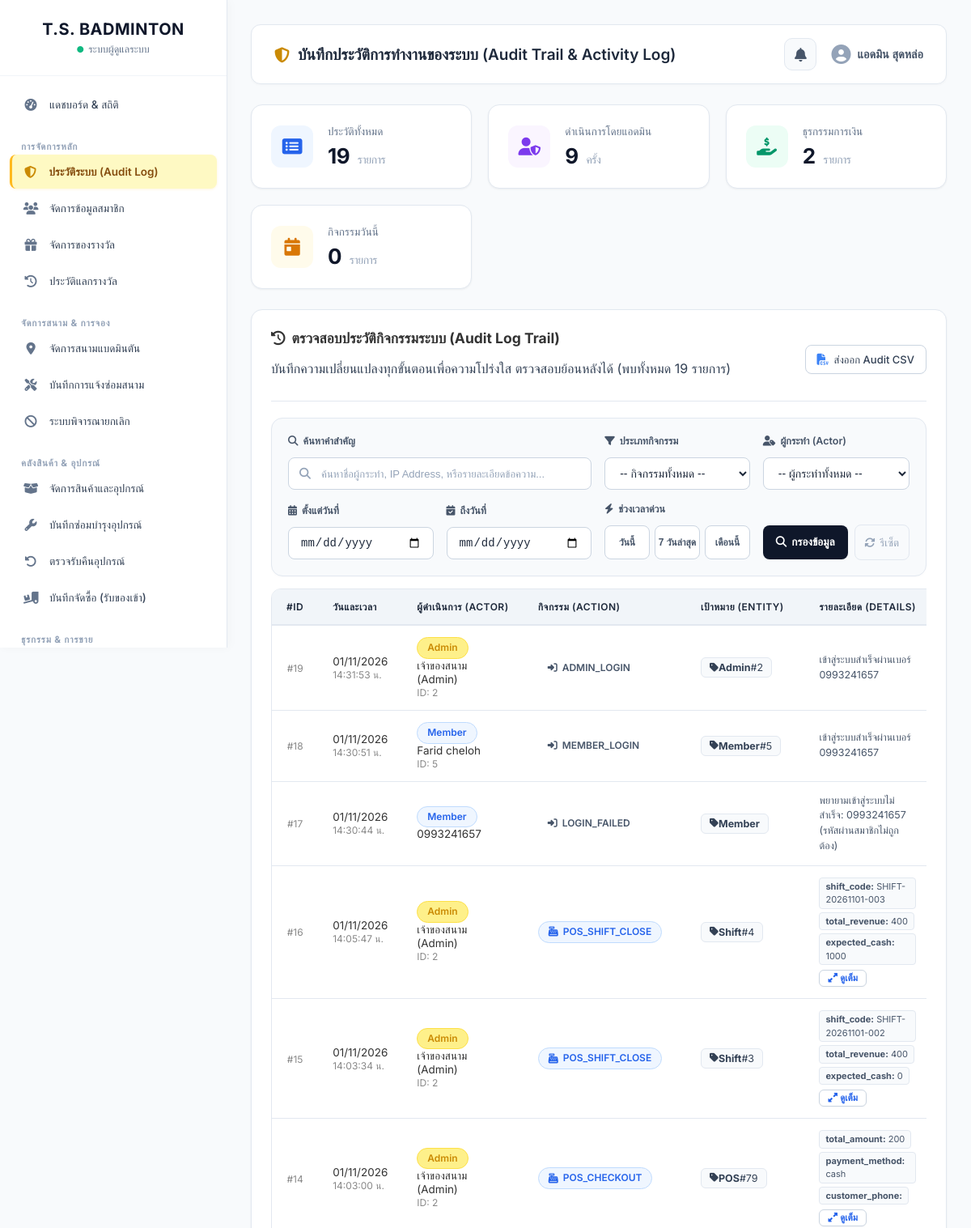
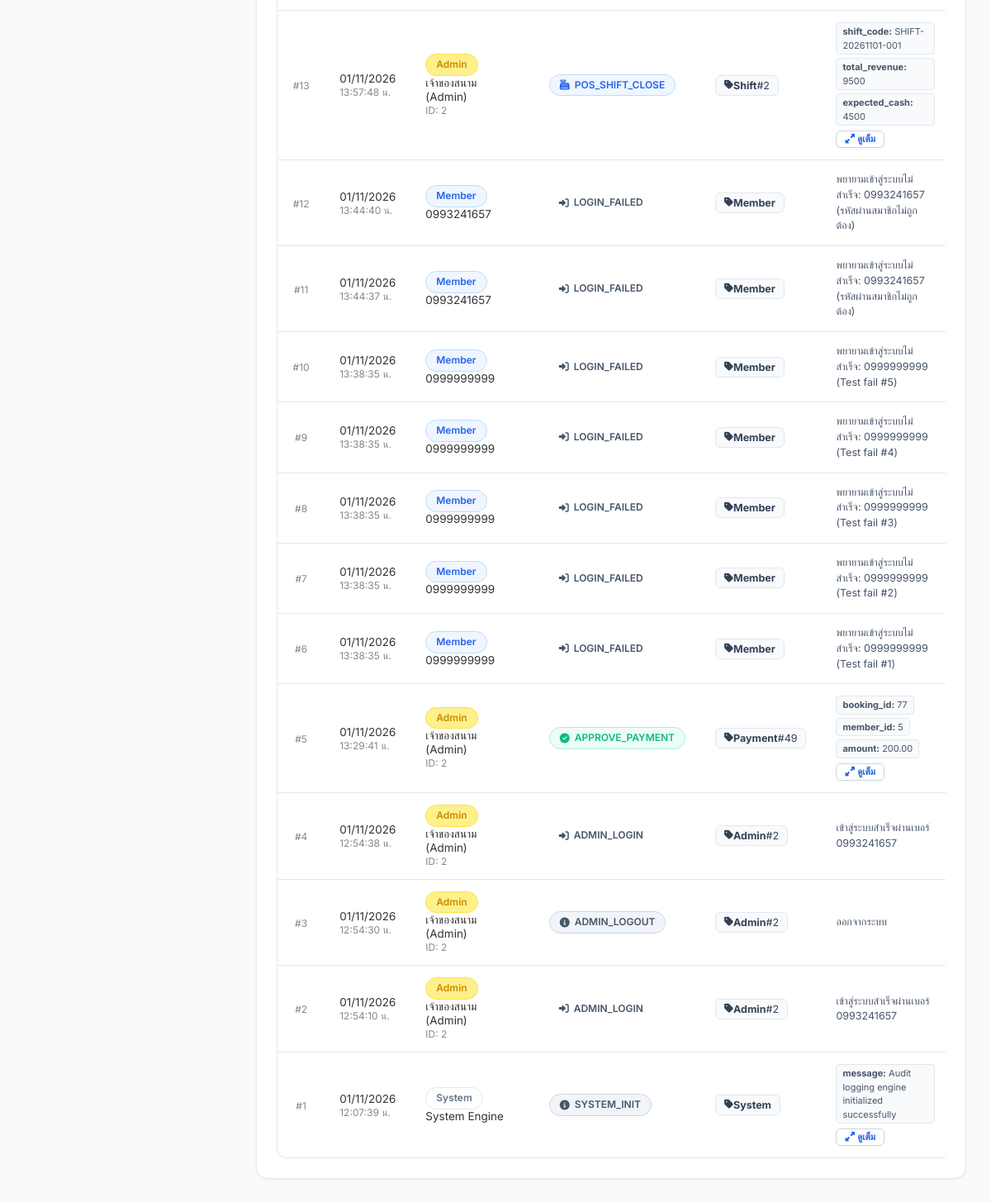
The app's page /admin/audit_logs.php (signed in) with its own data (2 pictures, top to bottom).
### tables this page shows
CREATE TABLE `audit_log` (
  `log_id` int(11) NOT NULL AUTO_INCREMENT,
  `actor_type` enum('Admin','Member','System') NOT NULL DEFAULT 'System',
  `actor_id` int(11) DEFAULT NULL,
  `actor_name` varchar(100) DEFAULT NULL,
  `action` varchar(100) NOT NULL,
  `entity_type` varchar(50) NOT NULL,
  `entity_id` int(11) DEFAULT NULL,
  `details` text DEFAULT NULL,
  `ip_address` varchar(45) DEFAULT NULL,
  `user_agent` varchar(255) DEFAULT NULL,
  `created_at` datetime DEFAULT current_timestamp(),
  PRIMARY KEY (`log_id`),
  KEY `idx_actor` (`actor_type`,`actor_id`),
  KEY `idx_action` (`action`),
  KEY `idx_entity` (`entity_type`,`entity_id`),
  KEY `idx_created_at` (`created_at`)
);

### admin/audit_logs.php (the view, shortened to what the rows shown need)
<?php
require_once 'includes/auth_check.php';
$page = max(1, intval($_GET['page'] ?? 1));
$limit = 20;
$offset = ($page - 1) * $limit;
$where_clauses = ["1=1"];
$where_sql = implode(' AND ', $where_clauses);
try {
    $sql_logs = "
        SELECT * FROM Audit_Log
        WHERE $where_sql
        ORDER BY created_at DESC, log_id DESC
        LIMIT :limit OFFSET :offset
    ";
    $stmt_logs = $conn->prepare($sql_logs);
    $stmt_logs->bindValue(':limit', $limit, PDO::PARAM_INT);
    $stmt_logs->bindValue(':offset', $offset, PDO::PARAM_INT);
    $stmt_logs->execute();
    $logs = $stmt_logs->fetchAll(PDO::FETCH_ASSOC);
} catch (PDOException $e) {
    $_SESSION['error'] = "เกิดข้อผิดพลาดในการโหลด Audit Log: " . $e->getMessage();
    $logs = [];
    $filtered_total = 0;
    $total_pages = 1;
}
include 'includes/header.php';
?>
<div class="admin-card">
    <div class="table-responsive">
        <table class="admin-table table-audit-logs">
            <thead>
                <tr>
                    <th width="70" class="text-center">#ID</th>
                    <th width="140">วันและเวลา</th>
                    <th width="170">ผู้ดำเนินการ (Actor)</th>
                    <th width="180">กิจกรรม (Action)</th>
                    <th width="140">เป้าหมาย (Entity)</th>
                    <th>รายละเอียด (Details)</th>
                </tr>
            </thead>
            <tbody>
                <?php if (empty($logs)): ?>
                    <tr>
                        <td colspan="7" class="text-center py-40">
                            <div class="table-empty-container">
                                <div class="empty-icon-circle">
                                    <i class="fas fa-search-minus"></i>
                                </div>
                                <h5 class="empty-title">ไม่พบรายการประวัติการทำงานตามเงื่อนไขที่เลือก</h5>
                                <p class="empty-desc">ไม่มีข้อมูลที่ตรงกับตัวกรองที่คุณกำหนด ลองปรับเปลี่ยนเงื่อนไขหรือคลิกล้างตัวกรอง</p>
                                <a href="audit_logs.php" class="btn-empty-reset">
                                    <i class="fas fa-redo-alt mr-6"></i> ล้างตัวกรองทั้งหมด
                                </a>
                            </div>
                        </td>
                    </tr>
                <?php else: ?>
                    <?php foreach ($logs as $log): ?>
                        <?php
                            $badge_class = 'badge-secondary';
                            $action_icon = 'fas fa-info-circle';
                            $act = $log['action'];
                            if (strpos($act, 'APPROVE') !== false || strpos($act, 'SUCCESS') !== false) {
                                $badge_class = 'badge-success';
                                $action_icon = 'fas fa-check-circle';
                            } elseif (strpos($act, 'REJECT') !== false || strpos($act, 'DELETE') !== false || strpos($act, 'CANCEL') !== false) {
                                $badge_class = 'badge-danger';
                                $action_icon = 'fas fa-times-circle';
                            } elseif (strpos($act, 'POS') !== false || strpos($act, 'PAYMENT') !== false) {
                                $badge_class = 'badge-info';
                                $action_icon = 'fas fa-cash-register';
                            } elseif (strpos($act, 'UPDATE') !== false || strpos($act, 'EDIT') !== false || strpos($act, 'POINT') !== false) {
                                $badge_class = 'badge-warning';
                                $action_icon = 'fas fa-edit';
                            } elseif (strpos($act, 'LOGIN') !== false) {
                                $badge_class = 'badge-primary';
                                $action_icon = 'fas fa-sign-in-alt';
                            }
                            $actor_badge = 'badge-outline';
                            if ($log['actor_type'] === 'Admin') $actor_badge = 'badge-gold';
                            elseif ($log['actor_type'] === 'Member') $actor_badge = 'badge-info';
                        ?>
                        <tr>
                            <td class="text-center"><span class="text-small-muted font-weight-600">#<?php echo $log['log_id']; ?></span></td>
                            <td>
                                <div class="font-weight-600 text-dark"><?php echo date('d/m/Y', strtotime($log['created_at'])); ?></div>
                                <small class="text-small-muted"><?php echo date('H:i:s น.', strtotime($log['created_at'])); ?></small>
                            </td>
                            <td>
                                <div class="d-flex align-items-center gap-6">
                                    <span class="badge <?php echo $actor_badge; ?> font-11">
                                        <?php echo htmlspecialchars($log['actor_type']); ?>
                                    </span>
                                </div>
                                <div class="font-weight-600 text-dark mt-2">
                                    <?php echo htmlspecialchars($log['actor_name'] ?: 'N/A'); ?>
                                </div>
                                <?php if (!empty($log['actor_id'])): ?>
                                    <small class="text-small-muted">ID: <?php echo $log['actor_id']; ?></small>
                                <?php endif; ?>
                            </td>
                            <td>
                                <span class="badge <?php echo $badge_class; ?> d-inline-flex align-items-center gap-4">
                                    <i class="<?php echo $action_icon; ?>"></i> <?php echo htmlspecialchars($log['action']); ?>
                                </span>
                            </td>
                            <td>
                                <span class="entity-chip">
                                    <i class="fas fa-tag font-11 text-muted mr-4"></i>
                                    <strong><?php echo htmlspecialchars($log['entity_type']); ?></strong>
                                    <?php if (!empty($log['entity_id'])): ?>
                                        <span class="text-muted ml-2">#<?php echo $log['entity_id']; ?></span>
                                    <?php endif; ?>
                                </span>
                            </td>
                            <td>
                                <?php
                                    $raw_details = $log['details'] ?? '';
                                    $is_json = false;
                                    $json_data = json_decode($raw_details, true);
                                    if (is_array($json_data)) {
                                        $is_json = true;
                                    }
                                ?>
                                <div class="audit-details-preview">
                                    <?php if ($is_json): ?>
                                        <div class="json-summary">
                                            <?php foreach (array_slice($json_data, 0, 3) as $k => $v): ?>
                                                <span class="json-pill">
                                                    <strong><?php echo htmlspecialchars($k); ?>:</strong>
                                                    <?php echo htmlspecialchars(is_array($v) ? json_encode($v) : strval($v)); ?>
                                                </span>
                                            <?php endforeach; ?>
                                        </div>
                                        <button type="button" class="btn-view-details"
                                                data-json="<?php echo htmlspecialchars($raw_details, ENT_QUOTES, 'UTF-8'); ?>"
                                                data-action="<?php echo htmlspecialchars($log['action']); ?>"
                                                data-actor="<?php echo htmlspecialchars($log['actor_name'] ?? ''); ?>"
                                                data-time="<?php echo date('d/m/Y H:i:s', strtotime($log['created_at'])); ?>"
                                                onclick="showAuditModal(this)">
                                            <i class="fas fa-expand-alt mr-4"></i> ดูเต็ม
                                        </button>
                                    <?php else: ?>
                                        <span class="text-truncate-2"><?php echo htmlspecialchars($raw_details ?: '-'); ?></span>
                                    <?php endif; ?>
                                </div>
                            </td>
                        </tr>
                    <?php endforeach; ?>
                <?php endif; ?>
            </tbody>
        </table>
    </div>
</div>
<?php include 'includes/footer.php'; ?>

### records on screen
audit_log: log_id "19", created_at "01/11/2026", created_at "14:31:53 น.", actor_type "Admin", actor_name "เจ้าของสนาม (Admin)", actor "2", action "ADMIN_LOGIN", entity_type "Admin", entity "2", details "เข้าสู่ระบบสำเร็จผ่านเบอร์ 0993241657"
audit_log: log_id "18", created_at "01/11/2026", created_at "14:30:51 น.", actor_type "Member", actor_name "Farid cheloh", actor "5", action "MEMBER_LOGIN", entity_type "Member", entity "5", details "เข้าสู่ระบบสำเร็จผ่านเบอร์ 0993241657"
audit_log: log_id "17", created_at "01/11/2026", created_at "14:30:44 น.", actor_type "Member", actor_name "0993241657", action "LOGIN_FAILED", entity_type "Member", details "พยายามเข้าสู่ระบบไม่สำเร็จ: 0993241657 (รหัสผ่านสมาชิกไม่ถูกต้อง)"
audit_log: log_id "16", created_at "01/11/2026", created_at "14:05:47 น.", actor_type "Admin", actor_name "เจ้าของสนาม (Admin)", actor "2", action "POS_SHIFT_CLOSE", entity_type "Shift", entity "4", k "shift_code", details "SHIFT-20261101-003", k "total_revenue", details "400", k "expected_cash", details "1000"
audit_log: log_id "15", created_at "01/11/2026", created_at "14:03:34 น.", actor_type "Admin", actor_name "เจ้าของสนาม (Admin)", actor "2", action "POS_SHIFT_CLOSE", entity_type "Shift", entity "3", k "shift_code", details "SHIFT-20261101-002", k "total_revenue", details "400", k "expected_cash", details "0"
audit_log: log_id "14", created_at "01/11/2026", created_at "14:03:00 น.", actor_type "Admin", actor_name "เจ้าของสนาม (Admin)", actor "2", action "POS_CHECKOUT", entity_type "POS", entity "79", k "total_amount", details "200", k "payment_method", details "cash", k "customer_phone"
audit_log: log_id "13", created_at "01/11/2026", created_at "13:57:48 น.", actor_type "Admin", actor_name "เจ้าของสนาม (Admin)", actor "2", action "POS_SHIFT_CLOSE", entity_type "Shift", entity "2", k "shift_code", details "SHIFT-20261101-001", k "total_revenue", details "9500", k "expected_cash", details "4500"
audit_log: log_id "12", created_at "01/11/2026", created_at "13:44:40 น.", actor_type "Member", actor_name "0993241657", action "LOGIN_FAILED", entity_type "Member", details "พยายามเข้าสู่ระบบไม่สำเร็จ: 0993241657 (รหัสผ่านสมาชิกไม่ถูกต้อง)"
audit_log: log_id "11", created_at "01/11/2026", created_at "13:44:37 น.", actor_type "Member", actor_name "0993241657", action "LOGIN_FAILED", entity_type "Member", details "พยายามเข้าสู่ระบบไม่สำเร็จ: 0993241657 (รหัสผ่านสมาชิกไม่ถูกต้อง)"
audit_log: log_id "10", created_at "01/11/2026", created_at "13:38:35 น.", actor_type "Member", actor_name "0999999999", action "LOGIN_FAILED", entity_type "Member", details "พยายามเข้าสู่ระบบไม่สำเร็จ: 0999999999 (Test fail #5)"
audit_log: log_id "9", created_at "01/11/2026", created_at "13:38:35 น.", actor_type "Member", actor_name "0999999999", action "LOGIN_FAILED", entity_type "Member", details "พยายามเข้าสู่ระบบไม่สำเร็จ: 0999999999 (Test fail #4)"
audit_log: log_id "8", created_at "01/11/2026", created_at "13:38:35 น.", actor_type "Member", actor_name "0999999999", action "LOGIN_FAILED", entity_type "Member", details "พยายามเข้าสู่ระบบไม่สำเร็จ: 0999999999 (Test fail #3)"
audit_log: log_id "7", created_at "01/11/2026", created_at "13:38:35 น.", actor_type "Member", actor_name "0999999999", action "LOGIN_FAILED", entity_type "Member", details "พยายามเข้าสู่ระบบไม่สำเร็จ: 0999999999 (Test fail #2)"
audit_log: log_id "6", created_at "01/11/2026", created_at "13:38:35 น.", actor_type "Member", actor_name "0999999999", action "LOGIN_FAILED", entity_type "Member", details "พยายามเข้าสู่ระบบไม่สำเร็จ: 0999999999 (Test fail #1)"
audit_log: log_id "5", created_at "01/11/2026", created_at "13:29:41 น.", actor_type "Admin", actor_name "เจ้าของสนาม (Admin)", actor "2", action "APPROVE_PAYMENT", entity_type "Payment", entity "49", k "booking_id", details "77", k "member_id", details "5", k "amount", details "200.00"
audit_log: log_id "4", created_at "01/11/2026", created_at "12:54:38 น.", actor_type "Admin", actor_name "เจ้าของสนาม (Admin)", actor "2", action "ADMIN_LOGIN", entity_type "Admin", entity "2", details "เข้าสู่ระบบสำเร็จผ่านเบอร์ 0993241657"
audit_log: log_id "3", created_at "01/11/2026", created_at "12:54:30 น.", actor_type "Admin", actor_name "เจ้าของสนาม (Admin)", actor "2", action "ADMIN_LOGOUT", entity_type "Admin", entity "2", details "ออกจากระบบ"
audit_log: log_id "2", created_at "01/11/2026", created_at "12:54:10 น.", actor_type "Admin", actor_name "เจ้าของสนาม (Admin)", actor "2", action "ADMIN_LOGIN", entity_type "Admin", entity "2", details "เข้าสู่ระบบสำเร็จผ่านเบอร์ 0993241657"
audit_log: log_id "1", created_at "01/11/2026", created_at "12:07:39 น.", actor_type "System", actor_name "System Engine", action "SYSTEM_INIT", entity_type "System", k "message", details "Audit logging engine initialized successfully"

### other values on screen
$_SESSION['admin_name'] "แอดมิน สุดหล่อ"
$total_logs "19"
$admin_actions_count "9"
$fin_actions_count "2"
$today_actions_count "0"
$filtered_total "19"
